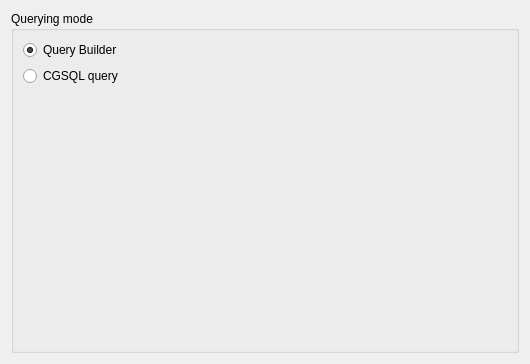
<?xml version="1.0" encoding="UTF-8"?>
<ui version="4.0">
 <class>ApplicationSettingsPage</class>
 <widget class="QWidget" name="ApplicationSettingsPage">
  <property name="geometry">
   <rect>
    <x>0</x>
    <y>0</y>
    <width>530</width>
    <height>364</height>
   </rect>
  </property>
  <property name="windowTitle">
   <string>Form</string>
  </property>
  <layout class="QVBoxLayout" name="verticalLayout_2">
   <item>
    <widget class="QGroupBox" name="modeGroupBox">
     <property name="title">
      <string>Querying mode</string>
     </property>
     <layout class="QVBoxLayout" name="verticalLayout">
      <item>
       <widget class="QRadioButton" name="modeBuilderRadioBttn">
        <property name="text">
         <string>Query Builder</string>
        </property>
        <property name="checked">
         <bool>true</bool>
        </property>
        <attribute name="buttonGroup">
         <string>modeButtonGroup</string>
        </attribute>
       </widget>
      </item>
      <item>
       <widget class="QRadioButton" name="modeCGSQLRadioBttn">
        <property name="text">
         <string>CGSQL query</string>
        </property>
        <attribute name="buttonGroup">
         <string>modeButtonGroup</string>
        </attribute>
       </widget>
      </item>
      <item>
       <spacer name="verticalSpacer">
        <property name="orientation">
         <enum>Qt::Vertical</enum>
        </property>
        <property name="sizeHint" stdset="0">
         <size>
          <width>20</width>
          <height>40</height>
         </size>
        </property>
       </spacer>
      </item>
     </layout>
    </widget>
   </item>
  </layout>
 </widget>
 <resources/>
 <connections/>
 <buttongroups>
  <buttongroup name="modeButtonGroup"/>
 </buttongroups>
</ui>
